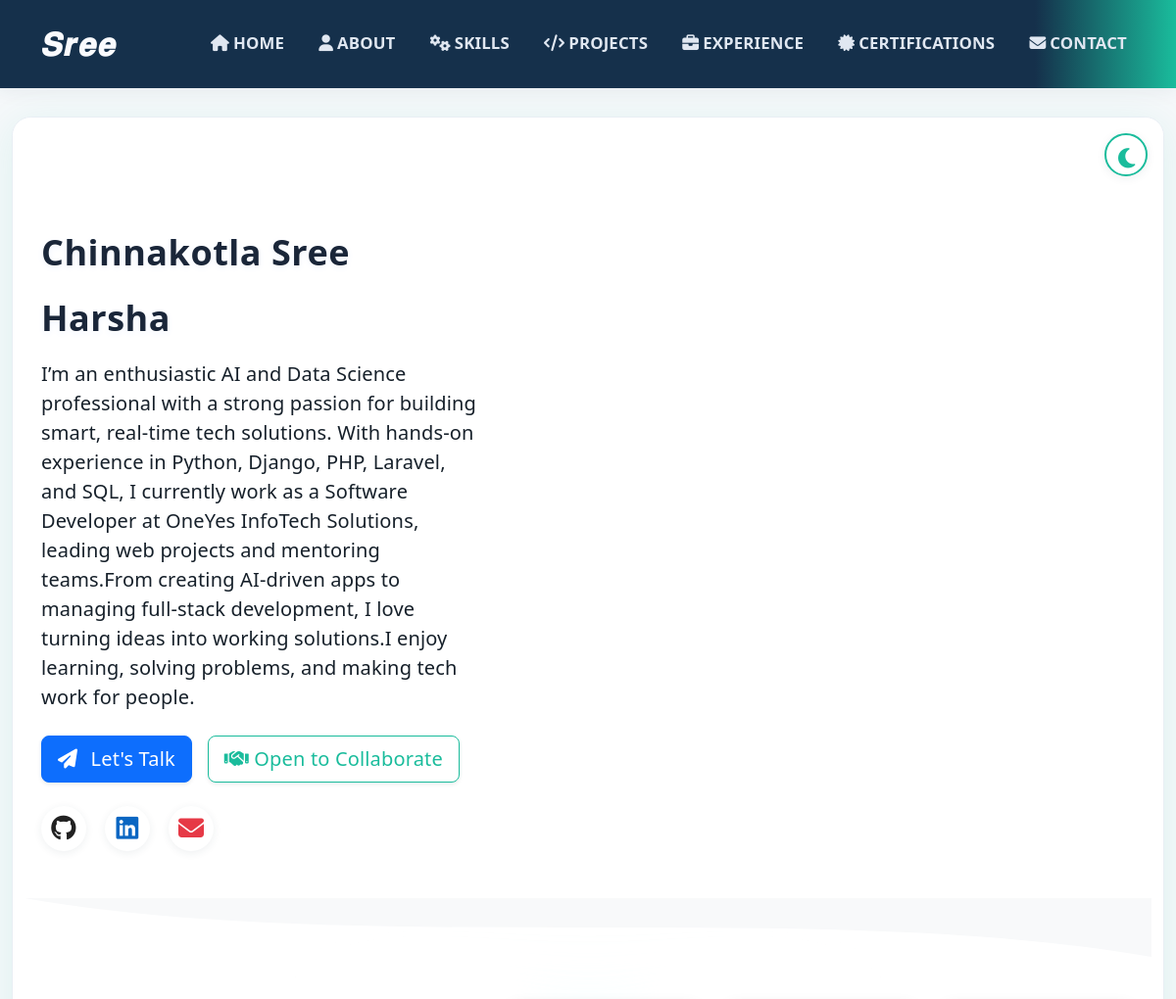
/ (upper part), run on an earlier commit of the app's database.
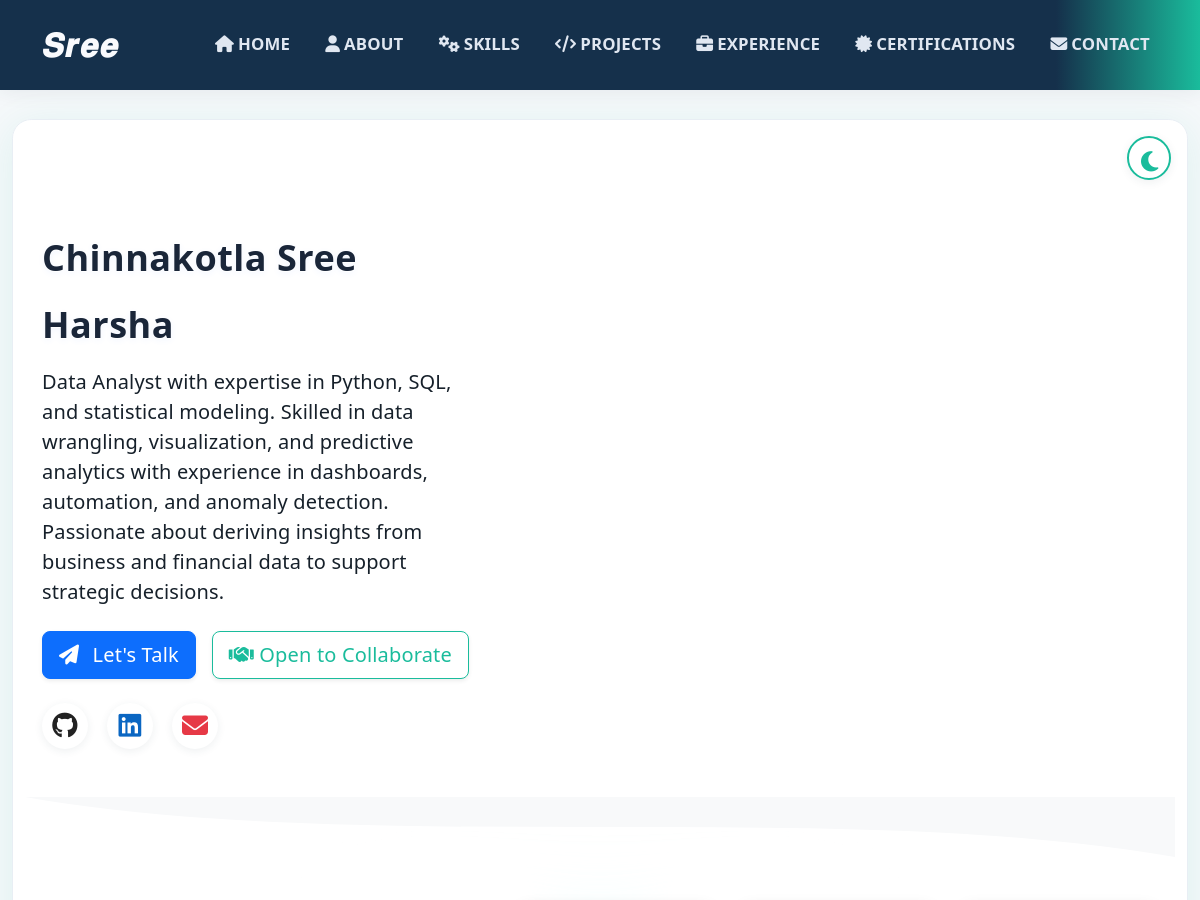
And on a later commit of the database.
### main/models.py (models this page shows, shortened)
class Profile(models.Model):
    name = models.CharField(max_length=100)
    title = models.CharField(max_length=100)
    bio = models.TextField()
    profile_image = models.ImageField(upload_to='profile/')
    resume = models.FileField(upload_to='resume/')
    email = models.EmailField()
    github = models.URLField()
    linkedin = models.URLField()
    credly = models.URLField(blank=True, null=True)

### main/views.py (the view)
# urls.py: path('', views.home, name='home'),
def home(request):
    profile = Profile.objects.first()
    return render(request, 'main/home.html', {'profile': profile})

### main/templates/main/home.html (shortened to what this page needs)
{% extends 'main/base.html' %}
{% block content %}
<button id="theme-toggle" class="btn btn-theme-toggle position-fixed top-0 end-0 m-3 z-3" aria-label="Toggle theme">
  <i class="fas fa-moon"></i>
</button>
<section class="container py-5 position-relative hero-section">
  <div class="row align-items-center justify-content-center">
    <div class="col-md-7 text-center text-md-end order-md-2 mb-4 mb-md-0" data-aos="fade-right">
    </div>
    <div class="col-md-5 text-center text-md-start order-md-1" data-aos="fade-left">
      <h1 class="display-4 fw-bold mb-3">
        <span class="text-primary fw-semibold professional-name" style="letter-spacing:0.5px;">{{ profile.name }}</span>
      </h1>
      <p class="lead mb-4 fade-in">{{ profile.bio }}</p>
      <div class="d-flex flex-wrap gap-3 justify-content-center justify-content-md-start">
        <a href="{% url 'contact' %}" class="btn btn-lg btn-primary shadow-sm animate-btn">
          <i class="fas fa-paper-plane me-2"></i> Let's Talk
        </a>
        <a href="#collab" class="btn btn-outline-accent btn-lg shadow-sm animate-btn">
          <i class="fas fa-handshake"></i> Open to Collaborate
        </a>
      </div>
      <div class="social-row mt-4 d-flex justify-content-center justify-content-md-start gap-3" data-aos="fade-up" data-aos-delay="100">
        {% if profile.github %}
          <a href="{{ profile.github }}" class="btn btn-social btn-github" target="_blank" aria-label="GitHub">
            <i class="fab fa-github fa-lg"></i>
          </a>
        {% endif %}
        {% if profile.linkedin %}
          <a href="{{ profile.linkedin }}" class="btn btn-social btn-linkedin" target="_blank" aria-label="LinkedIn">
            <i class="fab fa-linkedin fa-lg"></i>
          </a>
        {% endif %}
        {% if profile.email %}
          <a href="mailto:{{ profile.email }}" class="btn btn-social btn-email" aria-label="Email">
            <i class="fas fa-envelope fa-lg"></i>
          </a>
        {% endif %}
      </div>
    </div>
  </div>
</section>
<div class="svg-divider-top">
  <svg viewBox="0 0 500 60" preserveAspectRatio="none">
    <path d="M0,0 C150,60 350,0 500,60 L500,00 L0,0 Z" style="stroke:none; fill:#f8f9fa;"></path>
  </svg>
</div>
<section class="container py-4 position-relative" data-aos="fade-up" data-aos-delay="200">
  <div class="row align-items-center position-relative" style="z-index:2;">
    <div class="col-md-5 d-flex justify-content-center mb-4 mb-md-0">
      <lottie-player
        src="https://assets10.lottiefiles.com/packages/lf20_qp1q7mct.json"
        background="transparent"
        speed="1"
        style="width: 180px; height: 180px; filter: brightness(1.15);"
        loop
        autoplay>
      </lottie-player>
    </div>
  </div>
</section>
<link rel="stylesheet" href="https://unpkg.com/aos@2.3.1/dist/aos.css" />
{% endblock %}

### main/templates/main/base.html (shortened to what this page needs)
<!DOCTYPE html>
<html lang="en">
<head>
  <link href="https://cdn.jsdelivr.net/npm/bootstrap@5.3.3/dist/css/bootstrap.min.css" rel="stylesheet" />
  <link href="https://cdnjs.cloudflare.com/ajax/libs/font-awesome/6.5.0/css/all.min.css" rel="stylesheet" />
  <link href="https://unpkg.com/aos@2.3.1/dist/aos.css" rel="stylesheet" />
</head>
<body>
  <nav class="navbar navbar-expand-lg base-navbar">
    <div class="container">
      <a class="navbar-brand" href="{% url 'home' %}">𝑺𝒓𝒆𝒆</a>
      <div class="collapse navbar-collapse" id="navbarNav">
        <ul class="navbar-nav ms-auto text-uppercase">
          <li class="nav-item"><a href="{% url 'home' %}" class="nav-link"><i class="fas fa-home me-1"></i>Home</a></li>
          <li class="nav-item"><a href="{% url 'about' %}" class="nav-link"><i class="fas fa-user me-1"></i>About</a></li>
          <li class="nav-item"><a href="{% url 'skills' %}" class="nav-link"><i class="fas fa-cogs me-1"></i>Skills</a></li>
          <li class="nav-item"><a href="{% url 'projects' %}" class="nav-link"><i class="fas fa-code me-1"></i>Projects</a></li>
          <li class="nav-item"><a href="{% url 'experience' %}" class="nav-link"><i class="fas fa-briefcase me-1"></i>Experience</a></li>
          <li class="nav-item"><a href="{% url 'certifications' %}" class="nav-link"><i class="fas fa-certificate me-1"></i>Certifications</a></li>
          <li class="nav-item"><a href="{% url 'contact' %}" class="nav-link"><i class="fas fa-envelope me-1"></i>Contact</a></li>
        </ul>
      </div>
    </div>
  </nav>
  <div class="base-nav-spacer"></div>
  <main class="base-main" data-aos="fade-up">
    {% block content %}{% endblock %}
  </main>
</body>
</html>

### main/templates/main/base.html (style rules this page uses)
:root { --base-primary: #15304b; --base-secondary: #2779b8; --base-accent: #1abc9c; --base-bg: #f5f8fa; --base-white: #fff; --base-text: #16202a; --base-glass: rgba(255,255,255,0.93); --base-shadow-primary: rgba(44, 62, 80, 0.08); --base-shadow-accent: rgba(26, 188, 156, 0.11); --base-alert: #e74c3c; }
html, body { font-family: 'Segoe UI', 'Roboto', Arial, sans-serif; background: var(--base-bg); color: var(--base-text); min-height: 100vh; margin: 0; padding: 0; letter-spacing: 0.01em; scroll-behavior: smooth; box-sizing: border-box; overflow-x: hidden !important; overflow-y: auto !important; width: 100vw; scrollbar-width: none; -ms-overflow-style: none; }
*, *::before, *::after { box-sizing: inherit; max-width: 100vw; }
body::before { content: ""; position: fixed; top: -30%; left: -20%; width: 150vw; height: 150vh; z-index: -1; background: radial-gradient(circle at 20% 20%, var(--base-primary) 0, transparent 55%), radial-gradient(circle at 80% 80%, var(--base-secondary) 0, transparent 60%); opacity: 0.10; animation: base-bgMove 40s linear infinite alternate; pointer-events: none; }
.base-navbar { background: linear-gradient(90deg, var(--base-primary) 88%, var(--base-accent) 100%); box-shadow: 0 2px 18px var(--base-shadow-primary); padding: 1rem 0; position: fixed !important; top: 0 !important; left: 0; width: 100% !important; z-index: 3000 !important; transition: box-shadow 0.3s; }
.base-nav-spacer { height: 76px; width: 100%; display: block; }
.base-navbar .navbar-brand { color: #f9fafd; font-weight: 900; font-size: 2rem; letter-spacing: 1px; text-transform: uppercase; font-family: 'Montserrat', 'Segoe UI', Arial, sans-serif; transition: color 0.2s, transform 0.2s; }
.base-navbar .nav-link { color: #e0e7f1; font-weight: 600; font-size: 1.05rem; margin-left: 1.2rem; border-radius: 14px; padding: 0.45rem 1.1rem; transition: color 0.16s, background 0.16s; position: relative; }
.base-navbar .nav-link::after { content: ''; display: block; margin: 0 auto; width: 0%; height: 2px; background: var(--base-accent); transition: width 0.22s; }
.base-main { background: var(--base-glass); box-shadow: 0 8px 40px var(--base-shadow-accent); border-radius: 1.2rem; padding: 3rem 2rem; margin-top: 2.7rem; min-height: 74vh; backdrop-filter: blur(8px); border: 1.2px solid #e8eef4; max-width: 1440px; margin-left: auto; margin-right: auto; overflow-x: hidden; }
@media (max-width: 1600px) { .base-main, .base-footer .footer-container { max-width: 98vw; } }
@media (max-width: 1200px) { .base-main, .base-footer .footer-container { max-width: 98vw; padding-left: 1vw; padding-right: 1vw; } }

### main/templates/main/home.html (style rules this page uses)
:root { --accent: #1abc9c; --accent-light: #e7fcf7; --accent-text: #1abc9c; --btn-social-bg: #fff; --btn-social-hover-bg: #f5f8fa; }
.svg-divider-top, .svg-divider-mid { overflow:hidden; line-height:0; }
.svg-divider-top svg, .svg-divider-mid svg { width:100%; height:60px; display:block; }
.btn-outline-accent { border-color: var(--accent); color: var(--accent-text); background: #fff; transition: background 0.19s, color 0.19s, border 0.19s; }
.btn-theme-toggle { border-radius: 50%; width: 44px; height: 44px; background: #fff; color: var(--accent-text); border: 2px solid var(--accent); box-shadow: 0 2px 10px rgba(44,62,80,0.08); font-size: 1.45rem; z-index: 1100; transition: background 0.2s, color 0.2s, border 0.2s; }
.btn-social { border: none; background: var(--btn-social-bg); color: #444; box-shadow: 0 2px 8px rgba(44,62,80,0.08); width: 46px; height: 46px; border-radius: 50%; font-size: 1.3em; transition: background 0.16s, color 0.16s; display: inline-flex; align-items: center; justify-content: center; margin-right: 3px; }
.btn-github { color: #222; }
.btn-linkedin { color: #0a66c2; }
.btn-email { color: #e63946; }
.professional-name { font-family: 'Segoe UI', 'Arial', sans-serif; font-size: 2.25rem; font-weight: 600; color: #1a2639 !important; text-shadow: 0 1px 0 #fff, 0 2px 6px rgba(80,130,255,0.08); }

What changed in the data, as far as the page shows it:
changed Profile "Chinnakotla Sree Harsha": bio "I’m an enthusiastic AI and Data Science professional with a strong passion for building smart, real-time tech solutions. With hands-on experience in Python, Django, PHP, Laravel, and SQL, I currently work as a Software Developer at OneYes InfoTech Solutions, leading web projects and mentoring teams.From creating AI-driven apps to managing full-stack development, I love turning ideas into working solutions.I enjoy learning, solving problems, and making tech work for people." → "Data Analyst with expertise in Python, SQL, and statistical modeling. Skilled in data wrangling, visualization, and predictive analytics with experience in dashboards, automation, and anomaly detection. Passionate about deriving insights from business and financial data to support strategic decisions."
